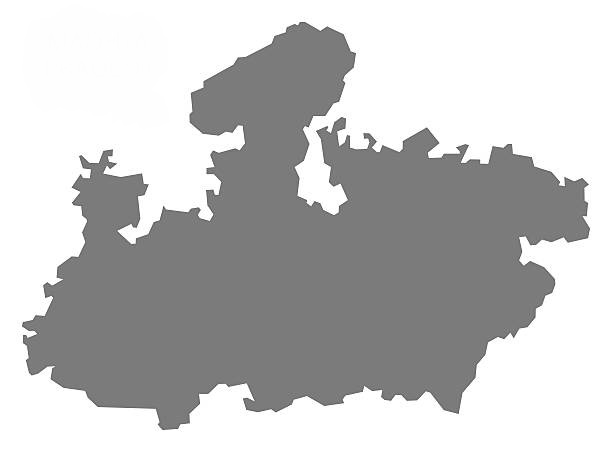
#> input picture MadhyaPradesh.jpg, 612 x 452 px
$ python convexHull.py
#> lines starting #> are read from the running program, lines starting #| are printed output that depends on the picture; after the words box and inside, x2 and y2 are one past the last pixel; in counts of white or black regions, pixels touching at a corner belong together
import cv2
import numpy as np

img = cv2.imread("MadhyaPradesh.jpg", 1)
#> img is the input picture: shape (452, 612, 3); min 61, max 255, mean 194.5
cv2.imshow("Color image", img)

gray = cv2.cvtColor(img, cv2.COLOR_BGR2GRAY)
cv2.imshow("Greyscale image", gray)
blur = cv2.blur(gray, (3, 3))
ret, thresh = cv2.threshold(blur, 220, 255, cv2.THRESH_BINARY)
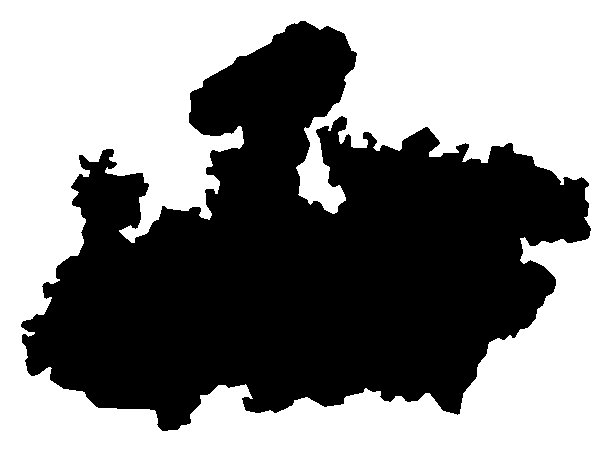
#> thresh: shape (452, 612); 53.7% white; 1 black region
cv2.imshow("Binary image", thresh)

# Finding contours for the thresholded image
contours, hierarchy = cv2.findContours(thresh, cv2.RETR_TREE, cv2.CHAIN_APPROX_SIMPLE)
#> contours = 2 contours; box (x1, y1, x2, y2) and area: (0, 0, 612, 452) 275561, (20, 20, 592, 432) 129480
cv2.drawContours(img, contours, -1, (0, 255, 0), 3)
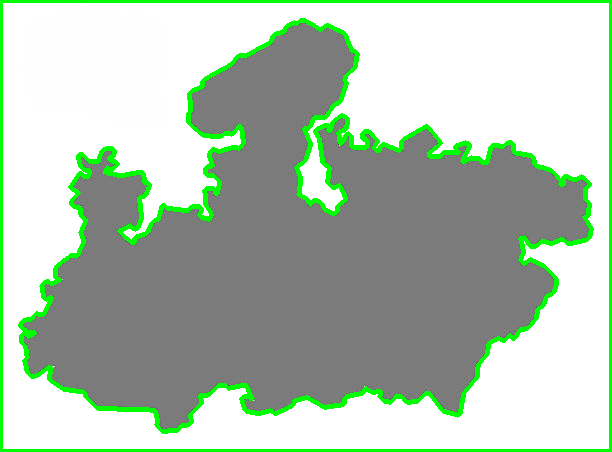
#> img: shape (452, 612, 3); 7.14% of pixels changed, all inside (x1, y1, x2, y2) = (0, 0, 612, 452)
cv2.imshow("Contoured image", thresh)

hull = []

# calculate points for each contour
for i in range(len(contours)):
    hull.append(cv2.convexHull(contours[i], False))
#> this loop made 2 passes
#> after the loop, hull = 2 contours; box (x1, y1, x2, y2) and area: (0, 0, 612, 452) 275561, (20, 20, 592, 432) 165568

# create an empty black image
drawing = np.zeros((thresh.shape[0], thresh.shape[1], 3), np.uint8)

# draw contours and hull points
for i in range(len(contours)):
    color_contours = (0, 255, 0) # color for contours
    color = (255, 255, 0) # color for convex hull
    # draw contours
    cv2.drawContours(drawing, contours, i, color_contours, 2, 8, hierarchy)
    cv2.imshow("Contour", drawing)
    # draw convex hull
    cv2.drawContours(drawing, hull, i, color, 2, 8)
#> this loop made 2 passes
#> (color_contours, color) on passes 1 to 2: ((0, 255, 0), (255, 255, 0)), ((0, 255, 0), (255, 255, 0))
#> pass 1, `cv2.imshow("Contour", drawing)`:
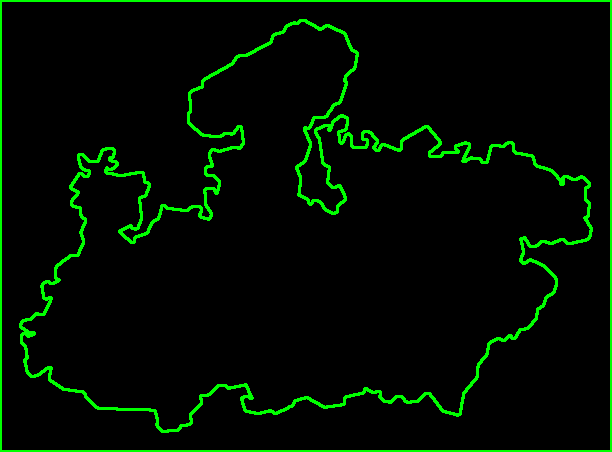
#> window 'Contour': shape (452, 612, 3); mean B, G, R 0, 13.3, 0
#> pass 2, `cv2.imshow("Contour", drawing)`:
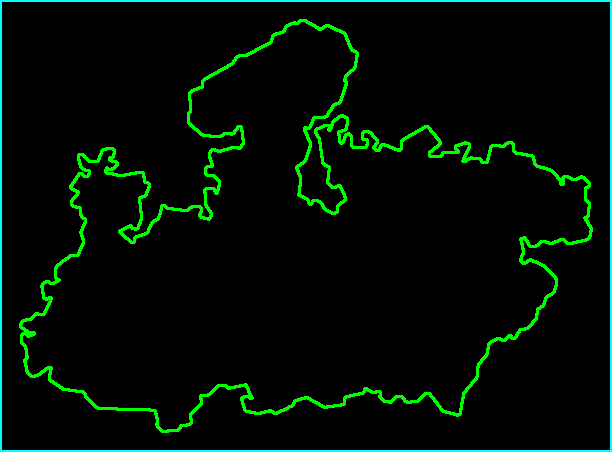
#> window 'Contour': shape (452, 612, 3); mean B, G, R 3.9, 13.3, 0
#> after the loop:
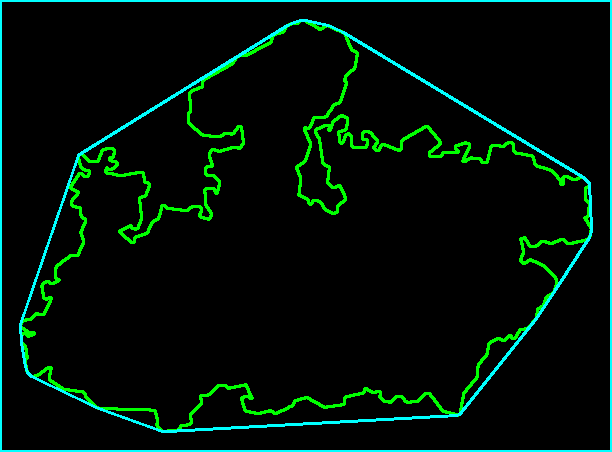
#> drawing: shape (452, 612, 3); mean of channels 0, 1, 2 8.3, 17, 0; drawn as B, G, R

cv2.imshow("Output", drawing)

cv2.waitKey(0)
cv2.destroyAllWindows()
